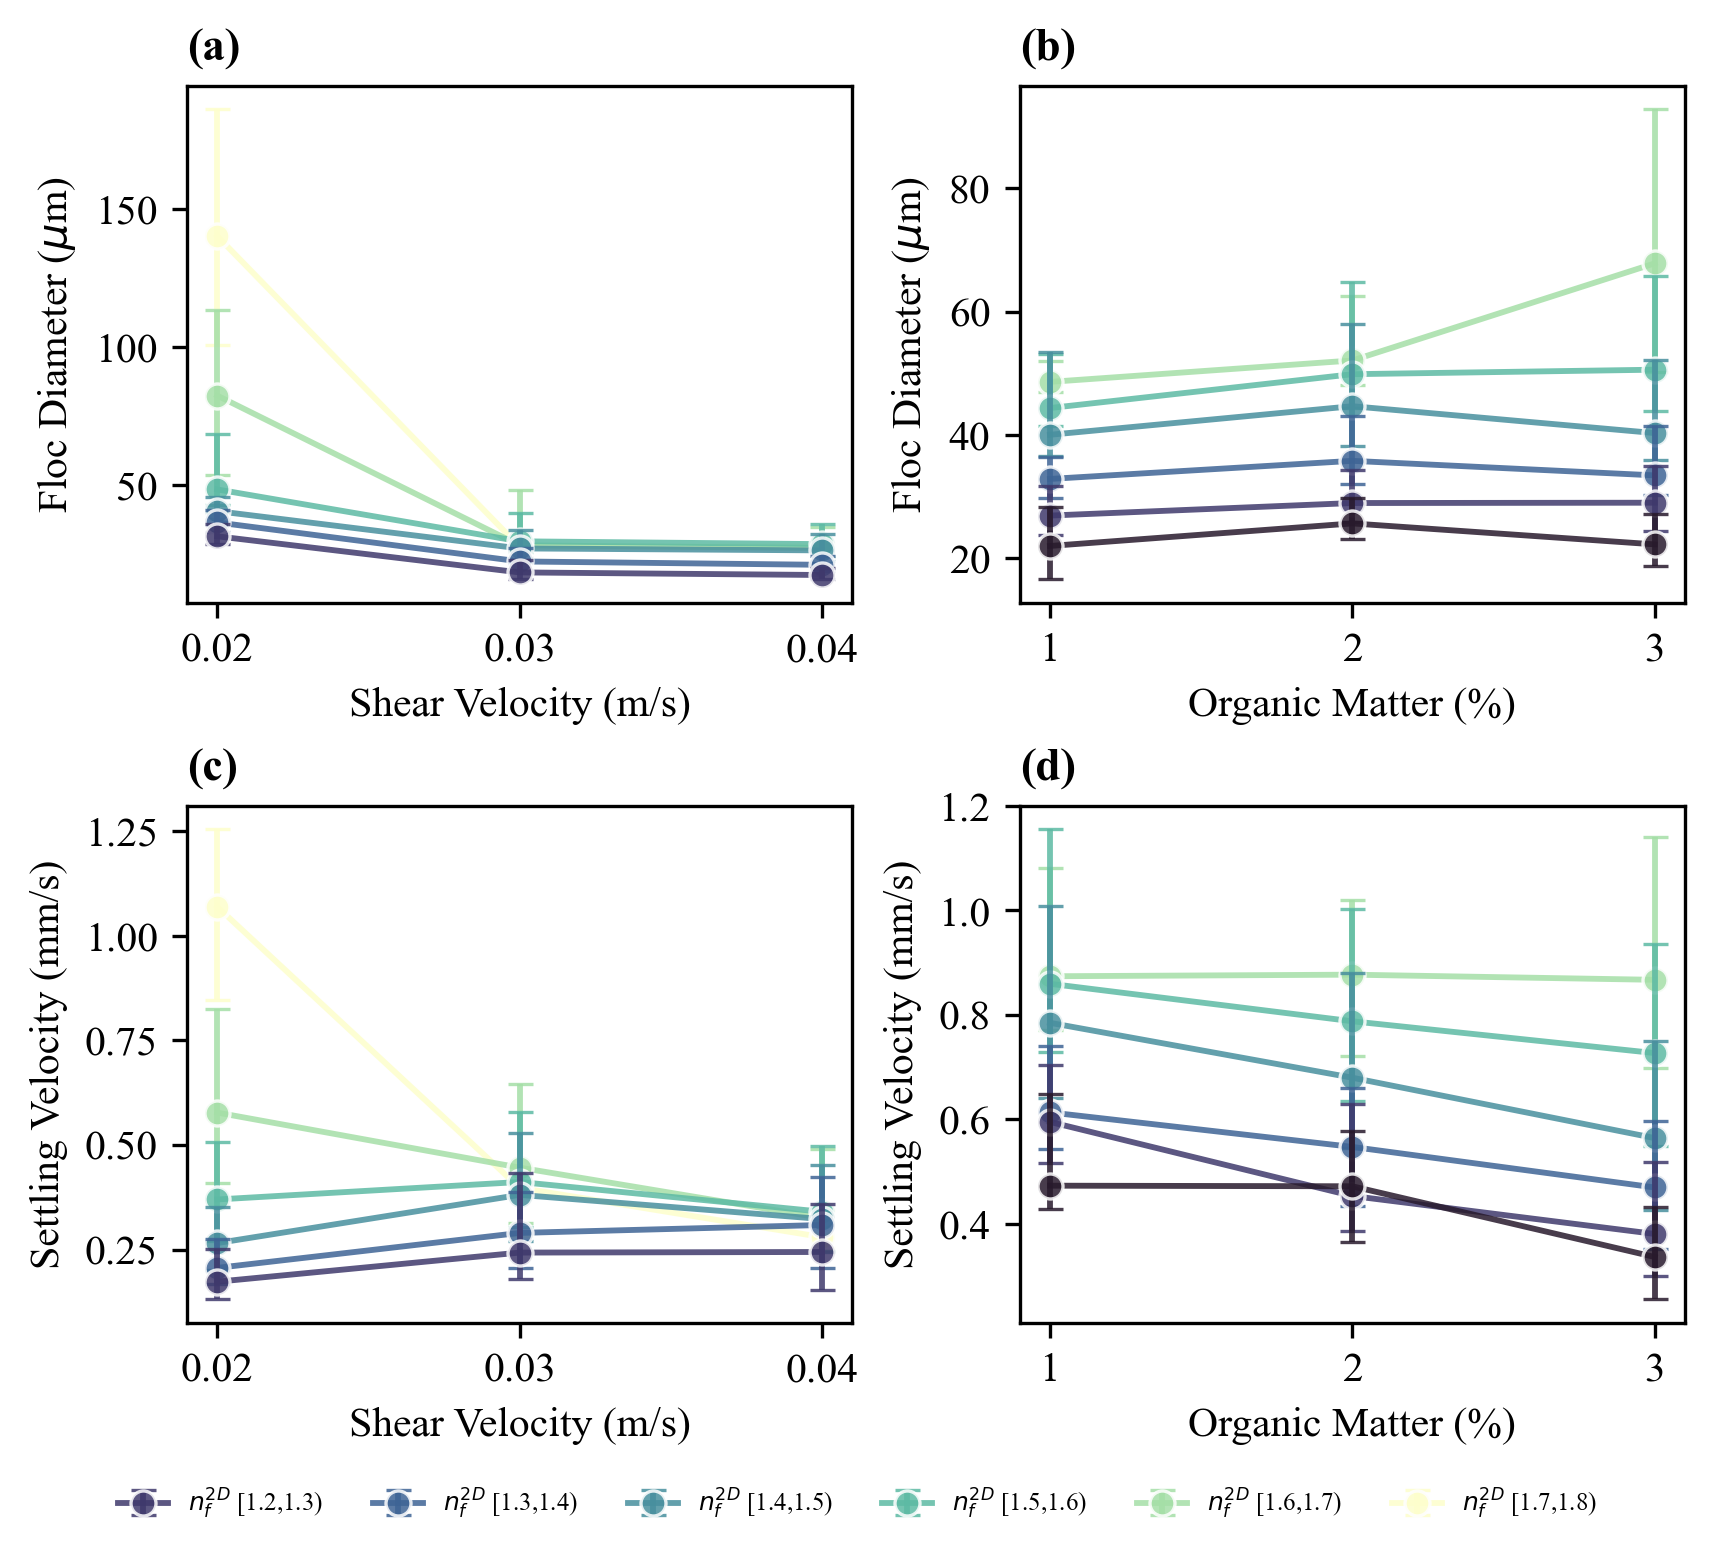

The script that saved this image:
#!/usr/bin/env python3
"""
Stratified basic measured values: within each fractal-dimension bin,
show how diameter and velocity change with shear / OM.
This isolates the effect of the environmental parameter by holding
n_f approximately constant.
"""

import numpy as np
import pandas as pd
import matplotlib.pyplot as plt
from matplotlib.lines import Line2D
import cmocean

plt.rcParams["font.family"] = "Times New Roman"

DATA = "/Users/braydennoh/Research/Floc/experimentaldata"
OUT  = "/Users/braydennoh/Research/Floc/results/basictest"

shear_defs = [("LOWSHEAR", 0.02), ("MIDSHEAR", 0.03), ("HIGHSHEAR", 0.04)]
om_defs    = [("OM1", 1), ("OM2", 2), ("OM3", 3)]

fd_edges = np.arange(1.0, 2.05, 0.1)
fd_mids  = (fd_edges[:-1] + fd_edges[1:]) / 2

# ── load ──
def load(name):
    df = pd.read_csv(f"{DATA}/{name}.csv")
    df = df.dropna(subset=["Avg_Concave_Diameter", "Avg_Velocity",
                            "Avg_Perimeter_Fractal_Dimension"])
    df = df[(df["Avg_Concave_Diameter"] > 0) & (df["Avg_Velocity"] > 0)]
    df["vel_mm"] = df["Avg_Velocity"] / 1000.0
    df["fd_bin"] = np.digitize(df["Avg_Perimeter_Fractal_Dimension"],
                                fd_edges) - 1  # 0-indexed
    return df

all_data = {n: load(n) for n, _ in shear_defs + om_defs}

# ── per-bin stats ──
def bin_stats(name, bin_idx):
    """Return median, q25, q75, N for a specific fd bin."""
    df = all_data[name]
    sub = df[df["fd_bin"] == bin_idx]
    n = len(sub)
    if n < 10:
        return None
    d = sub["Avg_Concave_Diameter"].values
    v = sub["vel_mm"].values
    return {
        "n": n,
        "d_med": np.median(d), "d_q25": np.percentile(d, 25),
        "d_q75": np.percentile(d, 75),
        "v_med": np.median(v), "v_q25": np.percentile(v, 25),
        "v_q75": np.percentile(v, 75),
    }

# ── identify bins with enough data across all 3 conditions ──
def usable_bins(defs):
    good = []
    for b in range(10):
        counts = []
        for name, _ in defs:
            s = bin_stats(name, b)
            counts.append(s["n"] if s else 0)
        if all(c >= 10 for c in counts):
            good.append(b)
    return good

shear_bins = usable_bins(shear_defs)
om_bins    = usable_bins(om_defs)

print("Usable bins for shear sweep:", [f"[{fd_edges[b]:.1f},{fd_edges[b+1]:.1f})" for b in shear_bins])
print("Usable bins for OM sweep:   ", [f"[{fd_edges[b]:.1f},{fd_edges[b+1]:.1f})" for b in om_bins])

# Print population table
print("\nPopulation per bin:")
print(f"{'Bin':<12}", end="")
for n, _ in shear_defs + om_defs:
    print(f"{n:>10}", end="")
print()
for b in range(10):
    print(f"[{fd_edges[b]:.1f},{fd_edges[b+1]:.1f})", end="  ")
    for name, _ in shear_defs + om_defs:
        s = bin_stats(name, b)
        print(f"{s['n'] if s else 0:>10}", end="")
    print()

# ── colormap for bins ──
cmap = cmocean.cm.deep_r
# use only usable bins common to both sweeps for consistent coloring
all_usable = sorted(set(shear_bins) | set(om_bins))
bin_colors = {b: cmap((b - min(all_usable)) / max(1, max(all_usable) - min(all_usable)))
              for b in all_usable}

# ═══════════════════════════════════════════════════════════════
# Figure: 2×2 — stratified by fractal dimension
# ═══════════════════════════════════════════════════════════════
fig, axes = plt.subplots(2, 2, figsize=(5.6, 4.8), constrained_layout=True)

def plot_stratified(ax, defs, bins, key_med, key_lo, key_hi, ylabel,
                    xlabel, connect=True):
    xs = np.array([x for _, x in defs])
    for b in bins:
        col = bin_colors[b]
        ss = [bin_stats(n, b) for n, _ in defs]
        meds = np.array([s[key_med] for s in ss])
        lo   = meds - np.array([s[key_lo] for s in ss])
        hi   = np.array([s[key_hi] for s in ss]) - meds

        lbl = f"$n_f^{{2D}}$ [{fd_edges[b]:.1f},{fd_edges[b+1]:.1f})"
        style = '-o' if connect else 'o'
        ax.errorbar(xs, meds, yerr=[lo, hi],
                    fmt=style, ms=6, color=col, mec='white', mew=0.8,
                    ecolor=col, capsize=3, capthick=1, lw=1.4,
                    label=lbl, zorder=10 - b, alpha=0.85)

    ax.set_xlabel(xlabel)
    ax.set_ylabel(ylabel)
    ax.set_xticks(xs)

# (a) Diameter vs Shear — stratified
plot_stratified(axes[0, 0], shear_defs, shear_bins,
                "d_med", "d_q25", "d_q75",
                r"Floc Diameter ($\mu$m)", "Shear Velocity (m/s)")
axes[0, 0].set_title("(a)", fontsize=11, loc="left", fontweight="bold")

# (b) Diameter vs OM — stratified
plot_stratified(axes[0, 1], om_defs, om_bins,
                "d_med", "d_q25", "d_q75",
                r"Floc Diameter ($\mu$m)", "Organic Matter (%)")
axes[0, 1].set_title("(b)", fontsize=11, loc="left", fontweight="bold")

# (c) Velocity vs Shear — stratified
plot_stratified(axes[1, 0], shear_defs, shear_bins,
                "v_med", "v_q25", "v_q75",
                "Settling Velocity (mm/s)", "Shear Velocity (m/s)")
axes[1, 0].set_title("(c)", fontsize=11, loc="left", fontweight="bold")

# (d) Velocity vs OM — stratified
plot_stratified(axes[1, 1], om_defs, om_bins,
                "v_med", "v_q25", "v_q75",
                "Settling Velocity (mm/s)", "Organic Matter (%)")
axes[1, 1].set_title("(d)", fontsize=11, loc="left", fontweight="bold")

# shared legend at bottom
handles, labels = axes[0, 0].get_legend_handles_labels()
fig.legend(handles, labels, fontsize=6, frameon=False,
           loc="lower center", ncol=len(shear_bins),
           bbox_to_anchor=(0.5, -0.06))

fig.savefig(f"{OUT}/stratified_trends.png", dpi=300, bbox_inches="tight")
fig.savefig(f"{OUT}/stratified_trends.svg", bbox_inches="tight")
plt.close(fig)
print(f"\nSaved → {OUT}/stratified_trends.png")

# ═══════════════════════════════════════════════════════════════
# Side-by-side: unstratified vs stratified (compact 1×2 for velocity)
# ═══════════════════════════════════════════════════════════════
fig2, (ax1, ax2) = plt.subplots(1, 2, figsize=(5.6, 2.8),
                                 constrained_layout=True)

# Unstratified velocity vs shear
c_bulk = "#888888"
for ax, defs, xlabel, lab, bins in [
    (ax1, shear_defs, "Shear Velocity (m/s)", "(a) Shear sweep", shear_bins),
    (ax2, om_defs,    "Organic Matter (%)",   "(b) OM sweep",    om_bins)]:

    xs = np.array([x for _, x in defs])

    # bulk (grey, thick)
    bulk_meds, bulk_lo, bulk_hi = [], [], []
    for name, _ in defs:
        df = all_data[name]
        v = df["vel_mm"].values
        med = np.median(v)
        bulk_meds.append(med)
        bulk_lo.append(med - np.percentile(v, 25))
        bulk_hi.append(np.percentile(v, 75) - med)

    ax.errorbar(xs, bulk_meds, yerr=[bulk_lo, bulk_hi],
                fmt='D-', ms=9, color=c_bulk, mec='white', mew=1.2,
                ecolor=c_bulk, capsize=5, capthick=1.5, lw=2,
                label="Bulk (all $n_f$)", zorder=5, alpha=0.5)

    # stratified lines
    for b in bins:
        col = bin_colors[b]
        ss = [bin_stats(n, b) for n, _ in defs]
        meds = np.array([s["v_med"] for s in ss])
        lo   = meds - np.array([s["v_q25"] for s in ss])
        hi   = np.array([s["v_q75"] for s in ss]) - meds
        lbl = f"$n_f^{{2D}}$ [{fd_edges[b]:.1f},{fd_edges[b+1]:.1f})"
        ax.errorbar(xs, meds, yerr=[lo, hi],
                    fmt='-o', ms=5, color=col, mec='white', mew=0.8,
                    ecolor=col, capsize=3, capthick=1, lw=1.2,
                    label=lbl, zorder=10, alpha=0.85)

    ax.set_xlabel(xlabel)
    ax.set_ylabel("Settling Velocity (mm/s)")
    ax.set_xticks(xs)
    ax.set_title(lab, fontsize=10, loc="left", fontweight="bold")

handles, labels = ax1.get_legend_handles_labels()
fig2.legend(handles, labels, fontsize=5.5, frameon=False,
            loc="lower center", ncol=min(len(handles), 6),
            bbox_to_anchor=(0.5, -0.10))

fig2.savefig(f"{OUT}/stratified_vs_bulk_velocity.png", dpi=300,
             bbox_inches="tight")
fig2.savefig(f"{OUT}/stratified_vs_bulk_velocity.svg", bbox_inches="tight")
plt.close(fig2)
print(f"Saved → {OUT}/stratified_vs_bulk_velocity.png")
